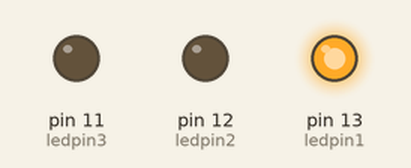
Recording of a sketch running on a simulated Arduino Uno, built with avr-gcc and run on an emulated ATmega328P. On the bench: output pins drawn as LEDs (lit = HIGH).

Above: at 0.5 s.
At 2.5 s:
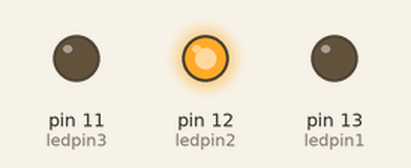
At 3.5 s:
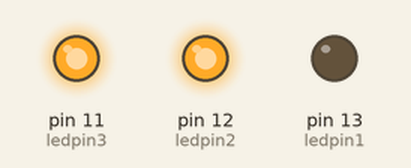
At 5.5 s:
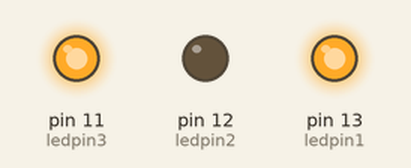
At 7.5 s:
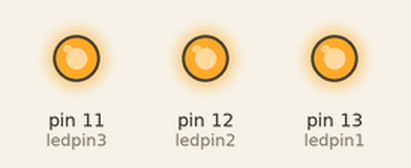
At 9.5 s:
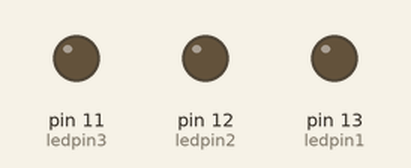
Timing chart, 0 to 10.4 s (numbered marks = the images above):
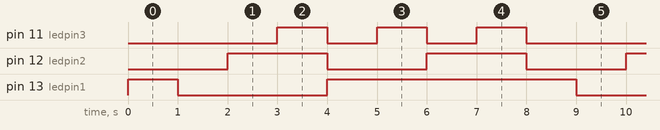

The sketch:

octalarduino.ino
```cpp
int ledpin1 = 13;
int ledpin2 = 12;
int ledpin3 = 11;
int blinkInterval = 1000;

void setup() {
  // put your setup code here, to run once:
  pinMode(ledpin1, OUTPUT);
  pinMode(ledpin2, OUTPUT);
  pinMode(ledpin3, OUTPUT);
}

void loop() {
  // Octal combination 001
  digitalWrite(ledpin1, HIGH);
  digitalWrite(ledpin2, LOW);
  digitalWrite(ledpin3, LOW);
  delay(blinkInterval);

  // Octal combination 002
  digitalWrite(ledpin1, LOW);
  digitalWrite(ledpin2, LOW);
  digitalWrite(ledpin3, LOW);
  delay(blinkInterval);

  // Octal combination 010
  digitalWrite(ledpin1, LOW);
  digitalWrite(ledpin2, HIGH);
  digitalWrite(ledpin3, LOW);
  delay(blinkInterval);

  // Octal combination 011
  digitalWrite(ledpin1, LOW);
  digitalWrite(ledpin2, HIGH);
  digitalWrite(ledpin3, HIGH);
  delay(blinkInterval);

  // Octal combination 100
  digitalWrite(ledpin1, HIGH);
  digitalWrite(ledpin2, LOW);
  digitalWrite(ledpin3, LOW);
  delay(blinkInterval);

  // Octal combination 101
  digitalWrite(ledpin1, HIGH);
  digitalWrite(ledpin2, LOW);
  digitalWrite(ledpin3, HIGH);
  delay(blinkInterval);

  // Octal combination 110
  digitalWrite(ledpin1, HIGH);
  digitalWrite(ledpin2, HIGH);
  digitalWrite(ledpin3, LOW);
  delay(blinkInterval);

  // Octal combination 111
  digitalWrite(ledpin1, HIGH);
  digitalWrite(ledpin2, HIGH);
  digitalWrite(ledpin3, HIGH);
  delay(blinkInterval);
}
```

Measured:
- by itself, pin 11 (ledpin3): repeats every 8.0 s: 2 × (LOW 1.0 s, HIGH 1.0 s), LOW 3.0 s, HIGH 1.0 s
- by itself, pin 12 (ledpin2): alternates HIGH for 2.0 s and LOW for 2.0 s
- by itself, pin 13 (ledpin1): repeats every 8.0 s: LOW 3.0 s, HIGH 5.0 s
